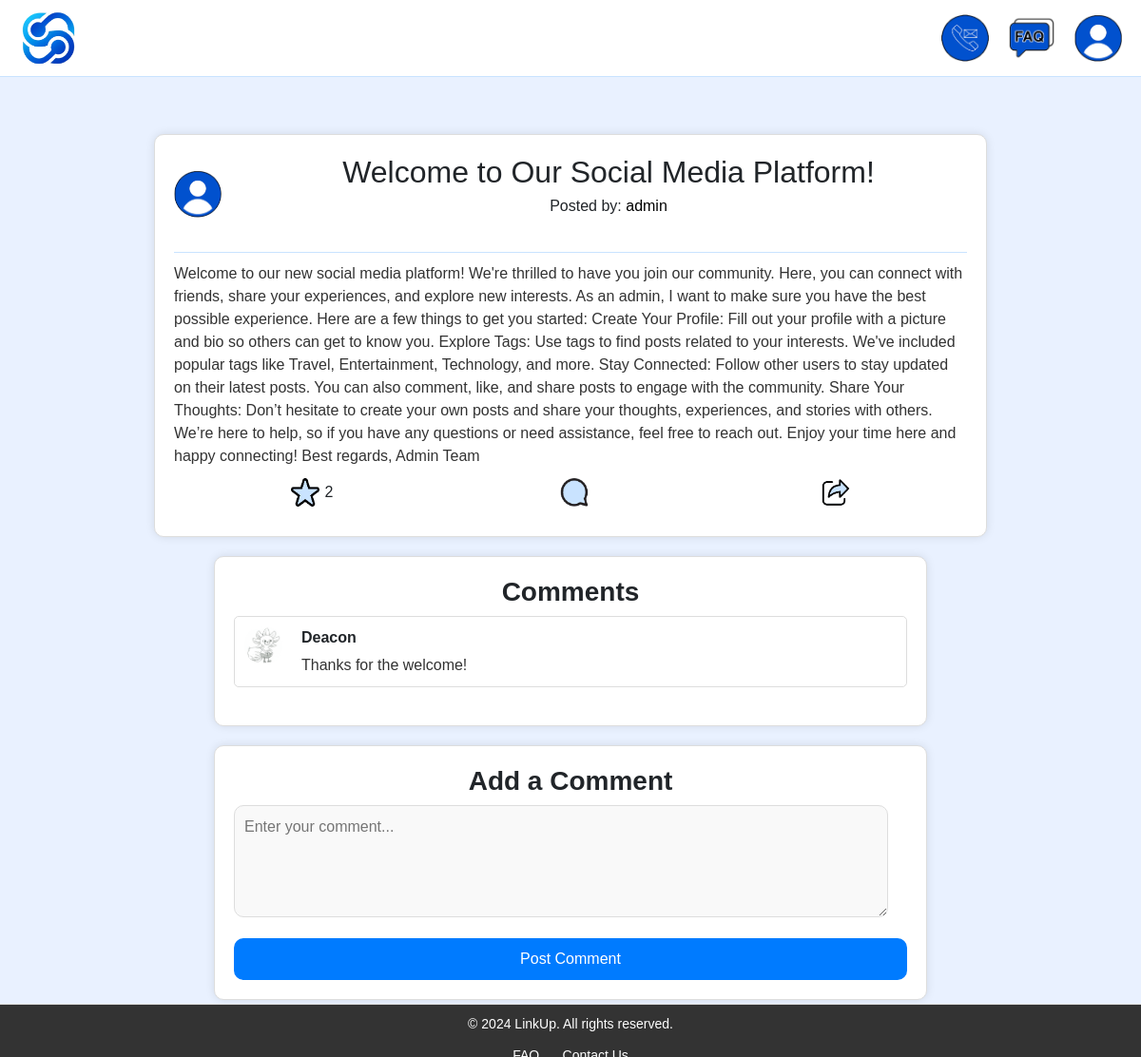
Screenshot of /post.php?id=5 with the database file from the repository.
### tables this page shows
CREATE TABLE `posts` (
  `post_id` int(11) NOT NULL,
  `user_id` int(11) NOT NULL,
  `title` varchar(255) NOT NULL,
  `content` text NOT NULL,
  `image_path` varchar(255) DEFAULT NULL
);

CREATE TABLE `users` (
  `user_id` int(11) NOT NULL,
  `username` varchar(50) NOT NULL,
  `email` varchar(100) NOT NULL,
  `password` varchar(255) NOT NULL,
  `bio` text DEFAULT NULL,
  `profile_picture` varchar(255) DEFAULT NULL
);

CREATE TABLE `comments` (
  `comment_id` int(11) NOT NULL,
  `post_id` int(11) NOT NULL,
  `user_id` int(11) NOT NULL,
  `content` text NOT NULL
);

### post.php (the view, shortened to what this page needs)
<?php
include 'includes/header.php';
include 'includes/db.php';
$post_id = $_GET['id'];
$sql = "SELECT posts.*, users.username, users.profile_picture FROM posts
        JOIN users ON posts.user_id = users.user_id
        WHERE post_id = $post_id";
$result = $conn->query($sql);
if ($result->num_rows > 0) {
    $row = $result->fetch_assoc();
    ?>
    <div class="outer-container">
        <div class="container">
            <div class="post-detail-container">
                <div class="post-header">
                    <img class="post-avatar" src="<?php echo htmlspecialchars($row['profile_picture']) ?: '/linkup/assets/images/profile.png'; ?>" alt="Profile Picture">
                    <div class="post-header-content">
                        <h2 class="post-title"><?php echo htmlspecialchars($row['title']); ?></h2>
                        <p class="posted-by">
                            Posted by:
                            <span class="post-username"><?php echo htmlspecialchars($row['username']); ?></span>
                        </p>
                    </div>
                </div>
                <div class="post-content"><?php echo htmlspecialchars($row['content']); ?></div>
                <div class="post-actions">
                    <?php
                    $is_starred = false;
                    $star_count_sql = "SELECT COUNT(*) AS star_count FROM stars WHERE post_id = $post_id";
                    $star_count_result = $conn->query($star_count_sql);
                    $star_count_row = $star_count_result->fetch_assoc();
                    $star_count = $star_count_row['star_count'];
                    ?>
                    <form action="actions/add_star.php" method="post" class="star-form">
                        <button type="submit" class="btn-star">
                            <img src="/linkup/assets/images/<?php echo $is_starred ? 'starred.png' : 'star.png'; ?>" alt="Star">
                        </button>
                        <span class="star-count"><?php echo $star_count; ?></span>
                    </form>
                    <button class="btn-comment" onclick="highlightAddComment()"><img src="/linkup/assets/images/comment.png" alt="Comment"></button>
                    <button class="btn-share" onclick="sharePost('http://localhost/linkup/post.php?id=<?php echo $row['post_id']; ?>')"><img src="/linkup/assets/images/share.png" alt="Share"></button>
                </div>
            </div>
            <div class="comments-section">
                <h3>Comments</h3>
                <ul class="comments-list">
                    <?php
                    $sql_comments = "SELECT comments.*, users.username, users.profile_picture FROM comments
                                    JOIN users ON comments.user_id = users.user_id
                                    WHERE post_id = $post_id";
                    $result_comments = $conn->query($sql_comments);
                    if ($result_comments->num_rows > 0) {
                        while ($comment = $result_comments->fetch_assoc()) {
                            $comment_profile_picture = htmlspecialchars($comment['profile_picture']) ?: '/linkup/assets/images/profile.png';
                            echo '<li class="comment-item">';
                            echo '<div class="comment-avatar-wrapper">';
                            echo '<img class="comment-avatar" src="' . $comment_profile_picture . '" alt="Profile Picture">';
                            echo '</div>';
                            echo '<div class="comment-content-wrapper">';
                            echo '<p class="comment-username">' . htmlspecialchars($comment['username']) . '</p>';
                            echo '<div class="comment-content">' . htmlspecialchars($comment['content']) . '</div>';
                            echo '</div>';
                            echo '</li>';
                        }
                    } else {
                        echo '<li>No comments yet. Be the first to comment!</li>';
                    }
                    ?>
                </ul>
            </div>
            <div id="addCommentSection" class="add-comment-section">
                <h3>Add a Comment</h3>
                <form action="actions/add_comment.php" method="post">
                    <div class="form-group">
                        <textarea name="comment" rows="4" placeholder="Enter your comment..." required></textarea>
                    </div>
                    <button type="submit" class="btn-post">Post Comment</button>
                </form>
            </div>
        </div>
    </div>
    <?php
} else {
    echo "Post not found.";
}
include 'includes/footer.php';
?>

### assets/css/styles.css (style rules this page uses)
body { font-family: Arial, sans-serif; margin: 0; padding: 0; background-color: #e9f1ff; display: flex; flex-direction: column; min-height: 100vh; }
.outer-container { padding: 40px; }
.container { max-width: 900px; margin: 0 auto; }
.form-group { margin-bottom: 15px; }
.form-group input, .form-group textarea { width: calc(100% - 20px); padding: 10px; border: 1px solid #ddd; border-radius: 5px; background-color: #f9f9f9; }
.btn-post { display: block; width: 100%; padding: 10px; background-color: #007bff; color: #fff; border: none; border-radius: 10px; cursor: pointer; font-size: 16px; }
.post-header { display: flex; align-items: flex-start; margin-bottom: 10px; position: relative; }
.post-avatar { width: 70px; height: 70px; border-radius: 50%; margin-right: 20px; }
.post-header-content { display: flex; flex-direction: column; justify-content: flex-start; flex: 1; }
.post-username { font-size: 16px; color: black; margin-top: 5px; text-align: center; width: 50px; }
.post-content { font-size: 16px; color: #333; margin-top: 20px; padding-top: 10px; border-top: 1px solid #C9E3FF; }
.post-actions { display: flex; justify-content: space-around; align-items: center; padding: 10px 0; }
.post-actions form, .post-actions button { display: inline-flex; align-items: center; }
.post-actions img { width: 30px; height: 30px; }
.post-actions button { background: none; border: none; cursor: pointer; }
.post-actions button img { width: 30px; height: 30px; }
.form-group { margin-bottom: 15px; text-align: left; }
.post-detail-container { max-width: 1000px; margin: 20px auto; padding: 20px; background-color: #fff; border-radius: 10px; box-shadow: 0 0 10px rgba(0, 0, 0, 0.1); border: 1px solid #ddd; }
.comments-section, .add-comment-section { max-width: 750px; margin: 20px auto; padding: 20px; background-color: #fff; border-radius: 10px; box-shadow: 0 0 10px rgba(0, 0, 0, 0.1); border: 1px solid #ddd; }
.post-header { display: flex; align-items: center; margin-bottom: 10px; }
.post-avatar { width: 50px; height: 50px; border-radius: 50%; margin-right: 10px; }
.post-header-content { display: flex; flex-direction: column; align-items: center; text-align: center; margin-left: 20px; }
.post-title { margin-bottom: 5px; }
.post-username { margin-top: 0; }
.comments-section h3, .add-comment-section h3 { text-align: center; font-weight: bold; }
.comments-list { list-style: none; padding: 0; }
.comments-list li { display: flex; align-items: flex-start; margin-bottom: 20px; padding: 10px; background-color: #fff; border-radius: 5px; border: 1px solid #ddd; }
.comment-avatar { width: 40px; height: 40px; border-radius: 50%; margin-right: 10px; }
.comment-content-wrapper { display: flex; flex-direction: column; align-items: flex-start; }
.comment-username { font-size: 16px; font-weight: bold; margin-bottom: 5px; }
.comment-content { font-size: 16px; color: #333; }
.add-comment-section .form-group { margin-bottom: 15px; text-align: left; }
.add-comment-section .form-group textarea { width: calc(100% - 20px); padding: 10px; border: 1px solid #ddd; border-radius: 10px; background-color: #f9f9f9; }
.add-comment-section .btn-post { display: block; width: 100%; padding: 10px; background-color: #007bff; color: #fff; border: none; border-radius: 10px; cursor: pointer; font-size: 16px; margin-top: 10px; }
.comment-item { display: flex; align-items: flex-start; justify-content: space-between; margin-bottom: 20px; padding: 10px; background-color: #fff; border-radius: 5px; border: 1px solid #ddd; position: relative; }
.comment-avatar-wrapper { flex-shrink: 0; }
.comment-content-wrapper { flex-grow: 1; margin-left: 10px; }

### rows the page displays
posts: title "Welcome to Our Social Media Platform!", user.username "admin", content "Welcome to our new social media platform! We're thrilled to have you join our community. Here, you can connect with friends, share your experiences, and explore new interests. As an admin, I want to make sure you have the best possible experience. Here are a few things to get you started: Create Your Profile: Fill out your profile with a picture and bio so others can get to know you. Explore Tags: Use tags to find posts related to your interests. We've included popular tags like Travel, Entertainment, Technology, and more. Stay Connected: Follow other users to stay updated on their latest posts. You can also comment, like, and share posts to engage with the community. Share Your Thoughts:…"
comments: user.profile_picture (picture), user.username "Deacon", content "Thanks for the welcome!"

### other values shown
$star_count "2"
